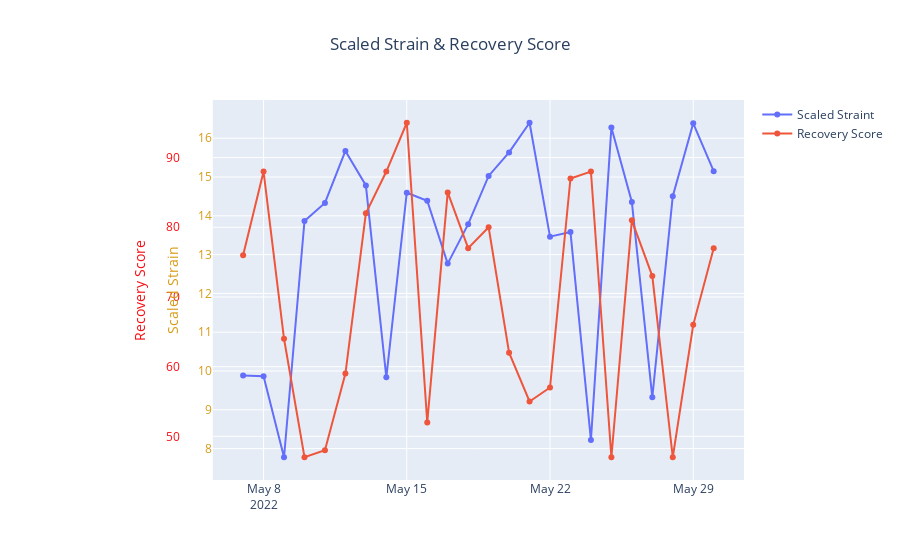

Source (notebook cell):
### Markdown cell above
### Scaled Strain and Recovery Score 
- again we need both cycles_df and recovery_df therefore we use the same df as above
> scaledstrain_recovery() in VisableWhoop

### Code cell
# cycles day_strain
# recovery scpre

fig = go.Figure()

fig.add_trace(go.Scatter(
x=df.c_days_start,
y=df["c_scaled_strain"],
mode="markers+lines",
name = "Scaled Straint",
text = df['c_scaled_strain'].round(2),
hoverinfo = 'text',
yaxis="y1"))


fig.add_trace(go.Scatter(
x=df.c_days_start,
y=df["r_score"],
mode="markers+lines",
name = "Recovery Score",
text = df['r_score'].astype(int),
hoverinfo = 'text',
yaxis="y2"))

# Create axis objects
fig.update_layout(
    xaxis=dict(
    domain=[.2, 1]
    ),
    yaxis=dict(                         
        title="Scaled Strain", 
        titlefont=dict(
            color="#d99b16" 
        ),
        tickfont=dict(
            color="#d99b16"
        )
    ),
    yaxis2=dict(
        title="Recovery Score", 
        titlefont=dict(
            color="#f70f13"  
        ),
        tickfont=dict(
            color="#f70f13"
        ),
        anchor="free", 
        overlaying="y",
        side="left",
        position=0.15
    ),
    title_text='Scaled Strain & Recovery Score', title_x=0.5,
    )

### Figure 1 — Plotly figure (JSON) as saved in the notebook; plotly's stock layout.template omitted (floating-point values rounded to 4 significant figures)
{"data": [{"hoverinfo": "text", "mode": "markers+lines", "name": "Scaled Straint", "text": [9.88, 9.86, 7.78, 13.87, 14.33, 15.67, 14.78, 9.84, 14.6, 14.39, 12.77, 13.78, 15.03, 15.63, 16.4, 13.46, 13.58, 8.22, 16.28, 14.36, 9.32, 14.51, 16.38, 15.15], "type": "scatter", "x": ["2022-05-07T00:00:00", "2022-05-08T00:00:00", "2022-05-09T00:00:00", "2022-05-10T00:00:00", "2022-05-11T00:00:00", "2022-05-12T00:00:00", "2022-05-13T00:00:00", "2022-05-14T00:00:00", "2022-05-15T00:00:00", "2022-05-16T00:00:00", "2022-05-17T00:00:00", "2022-05-18T00:00:00", "2022-05-19T00:00:00", "2022-05-20T00:00:00", "2022-05-21T00:00:00", "2022-05-22T00:00:00", "2022-05-23T00:00:00", "2022-05-24T00:00:00", "2022-05-25T00:00:00", "2022-05-26T00:00:00", "2022-05-27T00:00:00", "2022-05-28T00:00:00", "2022-05-29T00:00:00", "2022-05-30T00:00:00"], "y": [9.885, 9.864, 7.777, 13.87, 14.33, 15.67, 14.78, 9.836, 14.6, 14.39, 12.77, 13.78, 15.03, 15.63, 16.4, 13.46, 13.58, 8.219, 16.28, 14.36, 9.323, 14.51, 16.38, 15.15], "yaxis": "y"}, {"hoverinfo": "text", "mode": "markers+lines", "name": "Recovery Score", "text": [76, 88, 64, 47, 48, 59, 82, 88, 95, 52, 85, 77, 80, 62, 55, 57, 87, 88, 47, 81, 73, 47, 66, 77], "type": "scatter", "x": ["2022-05-07T00:00:00", "2022-05-08T00:00:00", "2022-05-09T00:00:00", "2022-05-10T00:00:00", "2022-05-11T00:00:00", "2022-05-12T00:00:00", "2022-05-13T00:00:00", "2022-05-14T00:00:00", "2022-05-15T00:00:00", "2022-05-16T00:00:00", "2022-05-17T00:00:00", "2022-05-18T00:00:00", "2022-05-19T00:00:00", "2022-05-20T00:00:00", "2022-05-21T00:00:00", "2022-05-22T00:00:00", "2022-05-23T00:00:00", "2022-05-24T00:00:00", "2022-05-25T00:00:00", "2022-05-26T00:00:00", "2022-05-27T00:00:00", "2022-05-28T00:00:00", "2022-05-29T00:00:00", "2022-05-30T00:00:00"], "y": [76, 88, 64, 47, 48, 59, 82, 88, 95, 52, 85, 77, 80, 62, 55, 57, 87, 88, 47, 81, 73, 47, 66, 77], "yaxis": "y2"}], "layout": {"title": {"text": "Scaled Strain & Recovery Score", "x": 0.5}, "xaxis": {"domain": [0.2, 1]}, "yaxis": {"tickfont": {"color": "#d99b16"}, "title": {"font": {"color": "#d99b16"}, "text": "Scaled Strain"}}, "yaxis2": {"anchor": "free", "overlaying": "y", "position": 0.15, "side": "left", "tickfont": {"color": "#f70f13"}, "title": {"font": {"color": "#f70f13"}, "text": "Recovery Score"}}}}
